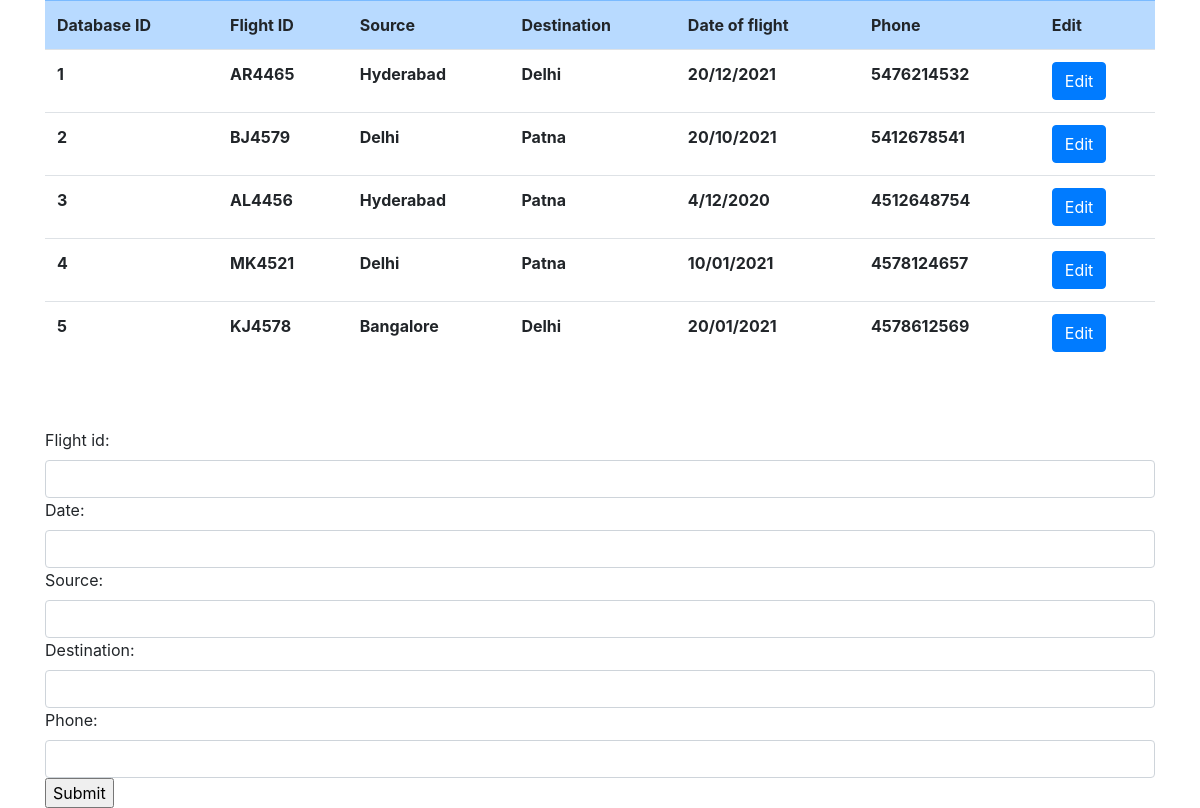
/flights/, run on an earlier commit of the app's database.
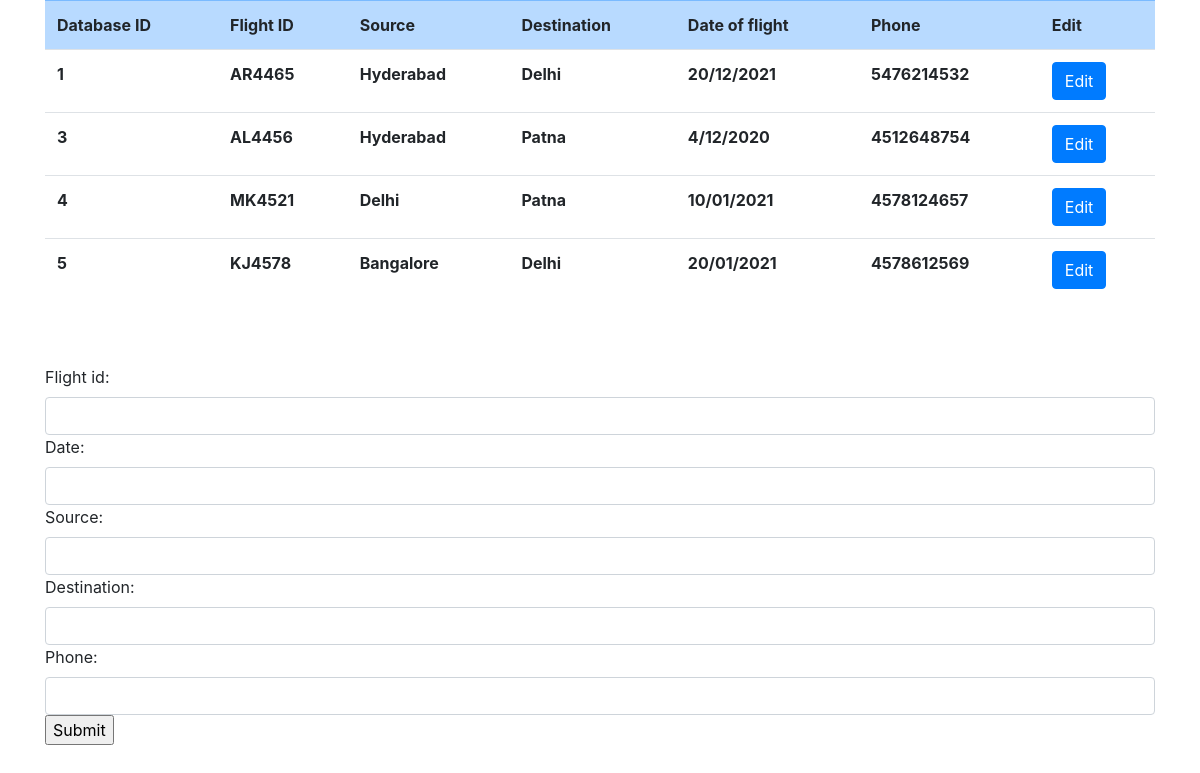
And on a later commit of the database.
### api/models.py (models this page shows, shortened)
class Flight(models.Model):
    flight_id = models.CharField(validators=[RegexValidator(regex='[A-Z]{2}[0-9]{4}')], max_length=6)
    date = models.CharField(validators=[RegexValidator(regex='[0-9]{2}\/[0-9]{2}\/[0-9]{4}')], max_length=10)
    source = models.CharField(max_length=20)
    destination = models.CharField(max_length=20)
    phone = models.CharField(validators=[RegexValidator(regex='[0-9]{10}')], max_length=10)

### api/views.py (the view, shortened to what this page needs)
# urls.py: path('flights/', flight),
def flight(request):
    obj = Flight()
    f = Flight.objects.all()
    count = Flight.objects.count()
    dict_data = serializers.serialize('python',f) # convert the QuerySet to Dictionary
    return render(request, "flights.html", {'flights':dict_data, 'form':FlightForm})

### api/Templates/flights.html (shortened to what this page needs)
{% extends "base.html" %}
{% block content %}
<div class = "container">
    <table class = "table table-hover">
        <tr class="table-primary">
            <th>
                Database ID
            </th>
            <th>
                Flight ID
            </th>
            <th>
                Source
            </th>
            <th>
                Destination
            </th>
            <th>
                Date of flight
            </th>
            <th>
                Phone
            </th>
            <th>
                Edit
            </th>
        </tr>
        {% for flight in flights %}
        <tr>
            <th>
                {{flight.pk}}
            </th>
            <th>
                {{flight.fields.flight_id}}
            </th>
            <th>
                {{flight.fields.source}}
            </th>
            <th>
                {{flight.fields.destination}}
            </th>
            <th>
                {{flight.fields.date}}
            </th>
            <th>
                {{flight.fields.phone}}
            </th>
            <th>
                <a class="btn btn-primary" href="/flights/{{flight.pk}}" role="button">Edit</a>
            </th>
        </tr>
        {% endfor %}
    </table>
<br><br>
<form action="/flights/" method="post">
    {{form}}
    <input type="submit" value="Submit">
</form>
</div>
{% endblock %}

What changed in the data, as far as the page shows it:
removed Flight: fields.flight_id "BJ4579", fields.source "Delhi", fields.destination "Patna", fields "20/10/2021"
Also different on the page:
list line gone: "2 5412678541 Edit"
